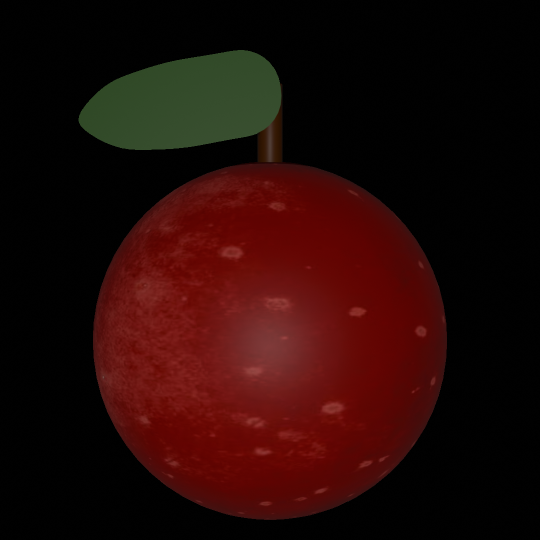
#> input picture ex4/apple.png, 1080 x 1080 px, given in place of the camera (shown at 1/2 size)
$ python main.py
#> lines starting #> are read from the running program, lines starting #| are printed output that depends on the picture; after the words box and inside, x2 and y2 are one past the last pixel; in counts of white or black regions, pixels touching at a corner belong together
from tkinter import *
import cv2
from PIL import Image, ImageTk
import numpy as np
import numpy.typing as npt
import random
import time
Mat = npt.NDArray[np.uint8]

#вспомогательные листы с цветами
colors = ['Оранжевый', 'Желтый', 'Зеленый', 'Бирюзовый', 'Синий',
          'Фиолетовый', 'Красный'] #лист с названиями цветов
colors_lh = [[5, 20], [20, 40], [40, 90], [90, 100], [100, 120],
             [120, 150], [150, 180], [0, 5]] #лист с границами цветов по hue, красный добавлен в конце 2 раза тк он есть с обоих концов шкалы hue
colors_rgb = [(255, 165, 0), (255, 255, 0) ,(0, 255, 0), (0, 255, 255),
              (0, 0, 255), (255, 0, 255), (255, 0, 0)] #лист с цветами в палитре rgb

# захват камеры
cap = cv2.VideoCapture(0)
if not cap.isOpened():
    print("Cannot open camera")
    exit()
_, frame_ = cap.read()
#> frame_ is the input picture: shape (1080, 1080, 3); mean B, G, R 6.4, 9.2, 36.5

#константные значения
font = cv2.FONT_HERSHEY_COMPLEX
y_size, x_size = frame_.shape[:-1]
#> y_size = 1080; x_size = 1080
base = np.full((y_size, x_size, 3), 0, np.uint8)

# параметры окна
root = Tk()
root.geometry(f"{x_size}x{y_size + 60}")
root.resizable(False, False)

#сообщение, если нет корзины в кадре
def instr_bascket():
    bascket = base.copy()
    text=["Не нашел корзину :(", "Поместите корзину (черный", "прямоугольник) в поле", "видимости камеры.",
          "Затем, поместите в корзину круги", "любых из следующих",
          'цветов: красный,', 'оранжевый, желтый, зеленый,',
          'бирюзовый, синий,', ' или фиолетовый.', 'Затем, нажмите "Пуск"!']
    y = 0
    for t in text:
        y += 35
        cv2.putText(bascket, t, (5, y), font, 1, (255, 255, 255), 2)
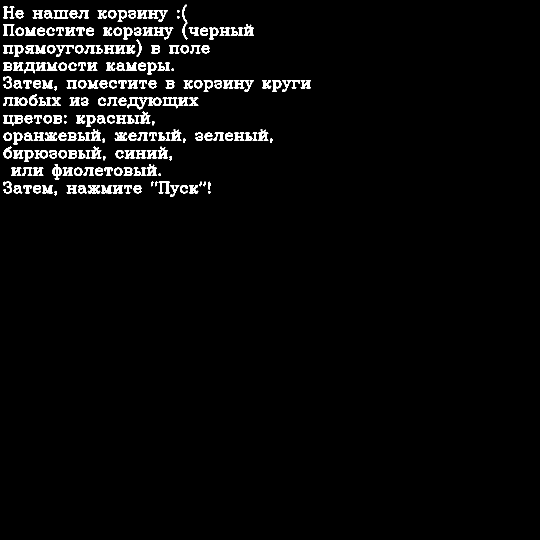
#> bascket: shape (1080, 1080, 3) (shown at 1/2 size); 3.3% white; 214 white regions, largest, box (x1, y1, x2, y2) and area: (255, 195, 323, 219) 647, (296, 20, 336, 44) 376, (307, 55, 347, 79) 376
#> after the loop, y = 385
    return bascket

bascket = instr_bascket()

# функция спавна шариков
ovals = []
def launchSpheres():
    global imageUnconverted
    #ищем объекты в корзине
    colors, rads = find_objects(imageUnconverted[coords[1]:coords[1] + coords[3], coords[0]:coords[0] + coords[2]])
    for i in range(len(colors)):
        r = rads[i] #круг будет нужного размера
        pt1 = (random.uniform(0 + r, x_size - r), random.uniform(-100 - r, 0)) #рандомное положение и рандомный порядок их выпадения
        ovals.append((canvasWidget.create_oval(pt1[0]-r, pt1[1]-r, pt1[0]+r, pt1[1]+r, fill=('#%02x%02x%02x'%colors[i])), 0))

# функция выхода из программы
def quit():
    root.destroy()

def detect_bascket_shape(contour): #проверка, является ли обнаруженная корзина прямоугольником
    eps = 0.029 * cv2.arcLength(contour, True)
    approx = cv2.approxPolyDP(contour, eps, True) #длина approx - количество найденных вершин у "упрощенной" фигуры
    if len(approx) == 4: return True #если вершин 4, то это прямоугольник
    return False

coords = ()
def find_bascket(frame): #ищем корзину
    global coords
    img = cv2.cvtColor(frame, cv2.COLOR_BGR2HSV)
#> img: shape (1080, 1080, 3); mean H, S, V 3.1, 83.6, 37.7
    img = cv2.inRange(img, (0, 0, 0), (0, 0, 35)) #определяем черный цвет
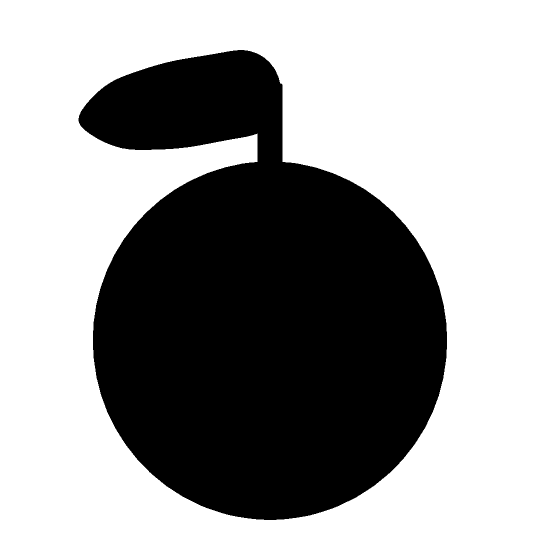
#> img: shape (1080, 1080) (shown at 1/2 size); 60.3% white; 1 black region, box (x1, y1, x2, y2) and area: (157, 100, 894, 1040) 462524
    contrs, _ = cv2.findContours(img, cv2.RETR_EXTERNAL, cv2.CHAIN_APPROX_SIMPLE)
#> contrs = [[[0, 0], [0, 1079], [1079, 1079], [1079, 0]]]
    contrs = sorted(contrs, key=cv2.contourArea)
    for cnt in contrs:
        if cv2.contourArea(cnt) > 800 and detect_bascket_shape(cnt): #если контур достаточно большой и прямоугольный
            x, y, w, h = cv2.boundingRect(cnt)
            cv2.rectangle(frame, (x, y), (x + w, y + h), (255, 255, 255), 4)
            cv2.putText(frame, "Корзина", (x, y - 5), font, 1, (255, 255, 255), 2)
            buttonLaunchWidget.config(state="active", bg="#AAFF62")
            coords = (x, y, w, h)
            return True
#> this loop made 1 pass
#> (eps in detect_bascket_shape, approx in detect_bascket_shape, x, y, w, h) on pass 1: (125.2, [[0, 0], [0, 1079], [1079, 1079], [1079, 0]], 0, 0, 1080, 1080)
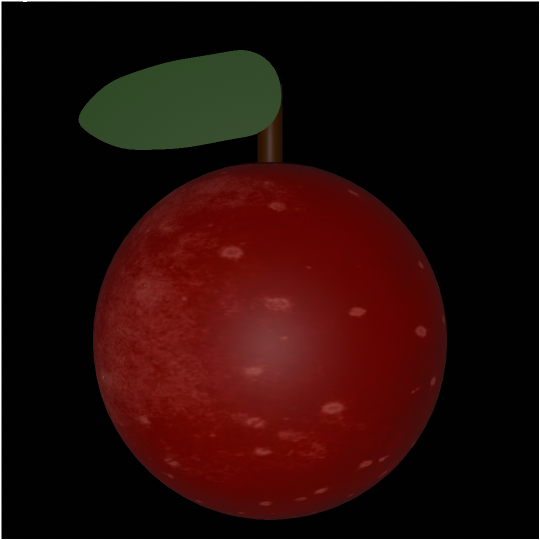
#> frame: shape (1080, 1080, 3) (shown at 1/2 size); 0.92% of pixels changed, all inside (x1, y1, x2, y2) = (0, 0, 1080, 1080)
    buttonLaunchWidget.config(state="disabled", bg="#BBFF95") #если корзины нет, кнопка пуск не активна
    return False

def detect_circle(contour): #проверка, является ли обнаруженная фигура кругом
    eps = 0.029 * cv2.arcLength(contour, True)
    approx = cv2.approxPolyDP(contour, eps, True) #длина approx - количество найденных вершин у "упрощенной" фигуры
    x, y, w, h = cv2.boundingRect(contour)
    if w/h <= 1.2 and w/h >= 0.8 and len(approx) >= 6 and len(approx) <= 12: return True #если соотношение ~1/1 и вершин больше 6, то это круг
    return False

def find_objects(frame): #ищем фигуры
    clrs, rads = [], [] #цвета и радиусы, которые будем использовать для отрисовки кругов
    img = cv2.cvtColor(frame, cv2.COLOR_BGR2HSV)
    for i in range(7): #проходимся по всем цветам
        bin = cv2.inRange(img, (colors_lh[i][0], 100, 0), (colors_lh[i][1], 255, 255)) #границы hue берем из ранее заданного листа
        if (i == 6):
            bin += cv2.inRange(img, (colors_lh[7][0], 100, 0), (colors_lh[7][1], 255, 255)) #обработка красного цвета
        contrs, _ = cv2.findContours(bin, cv2.RETR_EXTERNAL, cv2.CHAIN_APPROX_SIMPLE) #ищем контуры
        for cnt in contrs:
            if cv2.contourArea(cnt) > 500 and detect_circle(cnt): #не берет во внимание мелкие объекты и не-круги
                clrs.append(colors_rgb[i])
                (x, y), r = cv2.minEnclosingCircle(cnt)
                x, y, r = int(x), int(y), int(r)
                rads.append(r)
    return clrs, rads

# объявление и внедрение разнообразных виджетов в окно
buttonLaunchWidget = Button(text="Пуск", bd=2, bg="#AAFF62", activebackground="#CBFFA8", command=launchSpheres)
buttonLaunchWidget.place(width=120, height=40, x=80, y=10)

buttonQuitWidget = Button(text="Выйти", bd=2, bg="#FF6262", activebackground="#FFA8A8", command=quit)
buttonQuitWidget.place(width=120, height=40, x=440, y=10)

canvasWidget = Canvas(width=640, height=480)
canvasWidget.place(width=640, height=480, y=60)
backgroundImage = canvasWidget.create_image(0, 0, anchor=NW)

while True:
    # чтение картинки с камеры
    works, imageUnconverted = cap.read()
    if not works:
        quit()
    is_bascket = find_bascket(imageUnconverted)
#> is_bascket = True
    if not is_bascket:
        imageUnconverted = cv2.bitwise_or(imageUnconverted, bascket)
    # обработка картинки с камеры
    cv2.putText(imageUnconverted, f"made by тетраэдр", (0, y_size - 10), font, 0.5, (255, 255, 255), 1)
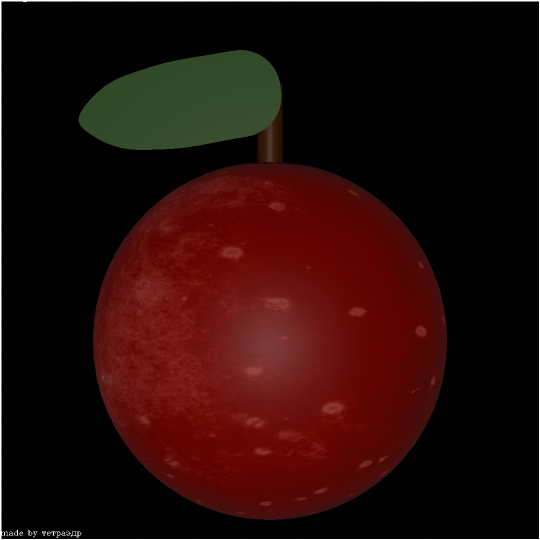
#> imageUnconverted: shape (1080, 1080, 3) (shown at 1/2 size); 0.04% of pixels changed, all inside (x1, y1, x2, y2) = (3, 1060, 163, 1075)
    imageRGB = cv2.cvtColor(imageUnconverted, cv2.COLOR_BGR2RGB)
    imageDefault = Image.fromarray(imageRGB)
    try:
        imageTK = ImageTk.PhotoImage(image=imageDefault)
        canvasWidget.itemconfigure(backgroundImage, image=imageTK) #меняем фреймы
    except RuntimeError:
        break

    # свободное падение
    for i in range(len(ovals)):
        if canvasWidget.coords(ovals[i][0])[3] >= y_size:
            ovals[i] = (ovals[i][0], (-ovals[i][1] * 0.97 + 9.8))
        else:
            ovals[i] = (ovals[i][0], (ovals[i][1] * 0.97 + 9.8))
        canvasWidget.move(ovals[i][0], 0, (ovals[i][1] * 0.03) // 1)
#> after the loop, ovals = []

    # обновление окна
    root.update_idletasks()
    root.update()
    time.sleep(0.01)

$ run again, on ex4/snake.png
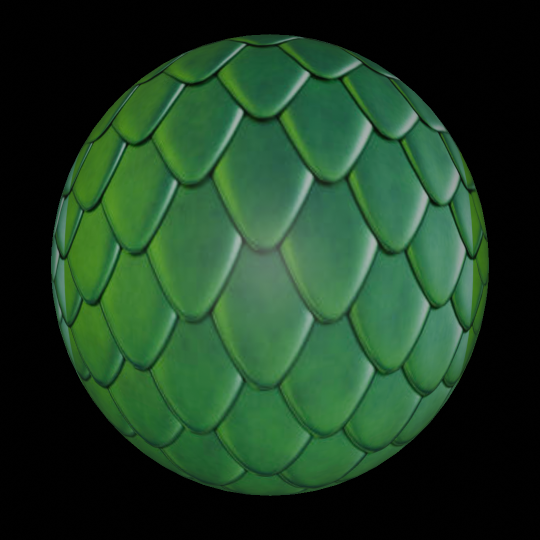
#> input picture ex4/snake.png, 1080 x 1080 px, given in place of the camera (shown at 1/2 size)
#> frame_ is the input picture: shape (1080, 1080, 3); mean B, G, R 36.1, 61.3, 30
#> in find_bascket, `img = cv2.inRange(img, (0, 0, 0), (0, 0, 35))`:
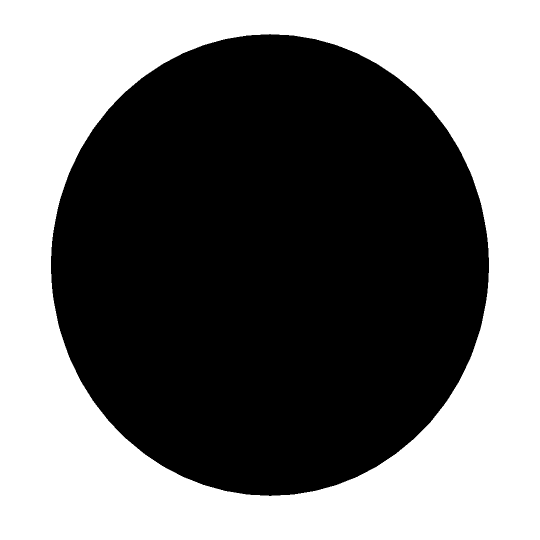
#> img: shape (1080, 1080) (shown at 1/2 size); 45.7% white; 1 white region, box (x1, y1, x2, y2) and area: (0, 0, 1080, 1080) 532660
#> contrs = [[[0, 0], [0, 1079], [1079, 1079], [1079, 0]]]
#> the loop in find_bascket, `for cnt in contrs:` made 1 pass
#> (eps in detect_bascket_shape, approx in detect_bascket_shape, x, y, w, h) on pass 1: (125.2, [[0, 0], [0, 1079], [1079, 1079], [1079, 0]], 0, 0, 1080, 1080)
#> is_bascket = True
#> `cv2.putText(imageUnconverted, f"made by тетраэдр", (0, y_size - 10), f..`:
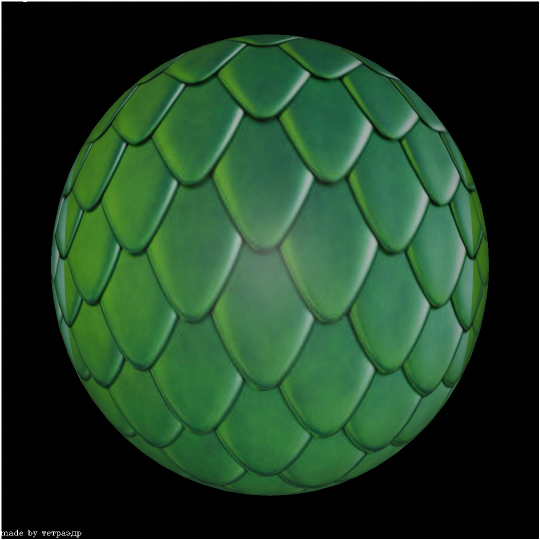
#> imageUnconverted: shape (1080, 1080, 3) (shown at 1/2 size); mean B, G, R 38.5, 63.8, 32.4

$ run again, on ex4/snakehead.png
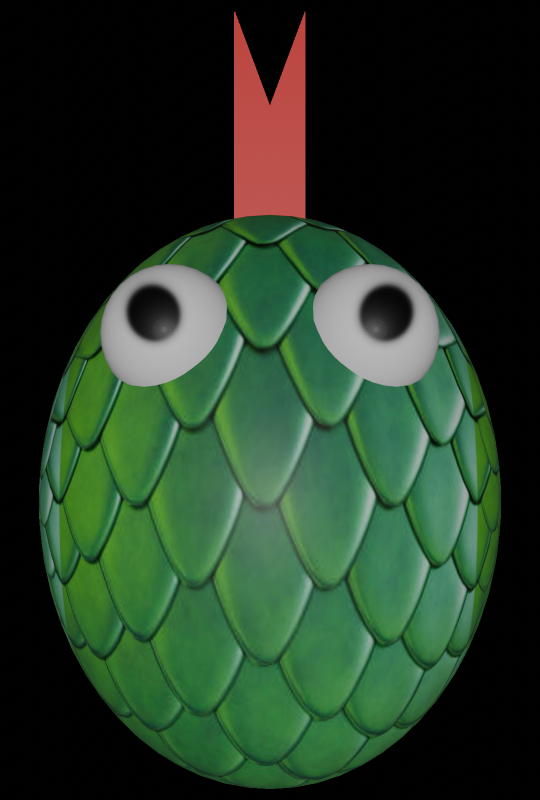
#> input picture ex4/snakehead.png, 1080 x 1600 px, given in place of the camera (shown at 1/2 size)
#> frame_ is the input picture: shape (1600, 1080, 3); mean B, G, R 38.2, 58.2, 36.7
#> after the loop in instr_bascket, `for t in text:`:
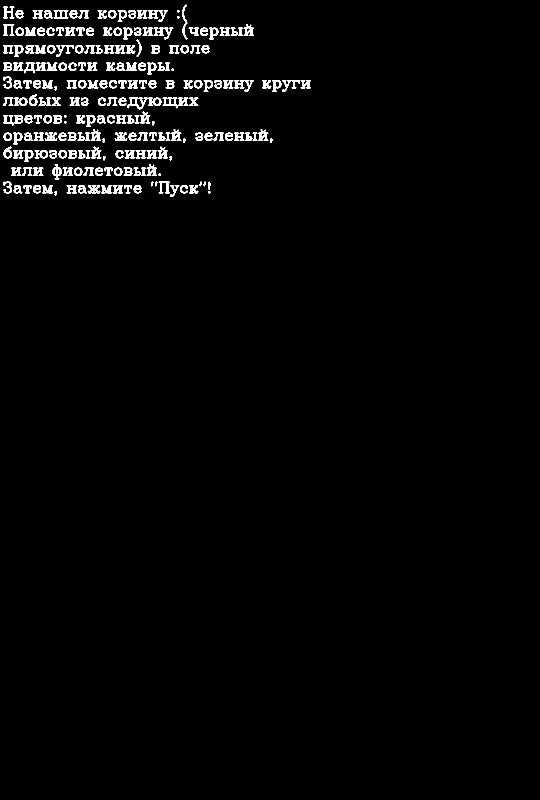
#> bascket: shape (1600, 1080, 3) (shown at 1/2 size); 2.2% white; 214 white regions, largest, box (x1, y1, x2, y2) and area: (255, 195, 323, 219) 647, (296, 20, 336, 44) 376, (307, 55, 347, 79) 376
#> contrs = [[[0, 0], [0, 1599], [1079, 1599], [1079, 0]]]
#> the loop in find_bascket, `for cnt in contrs:` made 1 pass
#> (eps in detect_bascket_shape, approx in detect_bascket_shape, x, y, w, h) on pass 1: (155.3, [[0, 0], [0, 1599], [1079, 1599], [1079, 0]], 0, 0, 1080, 1600)
#> after the loop in find_bascket, `for cnt in contrs:`:
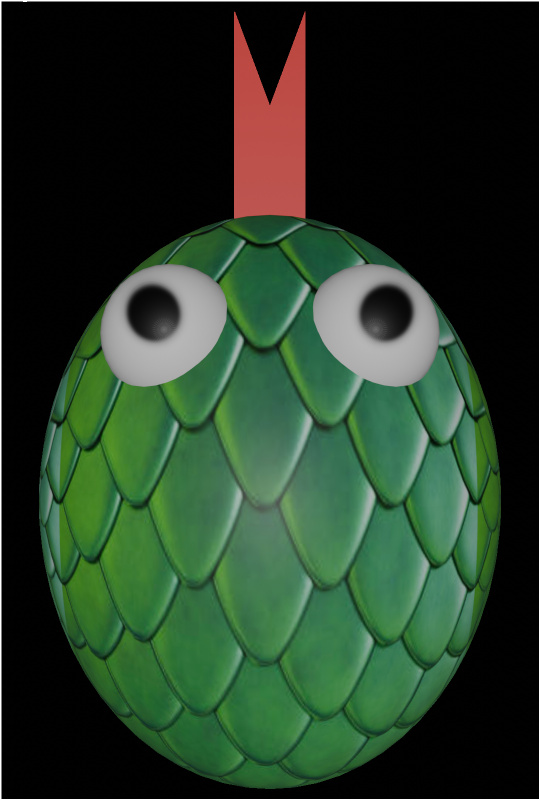
#> frame: shape (1600, 1080, 3) (shown at 1/2 size); 0.77% of pixels changed, all inside (x1, y1, x2, y2) = (0, 0, 1080, 1600)
#> is_bascket = True
#> imageUnconverted: shape (1600, 1080, 3); 0.03% of pixels changed, all inside (x1, y1, x2, y2) = (3, 1580, 163, 1595)
